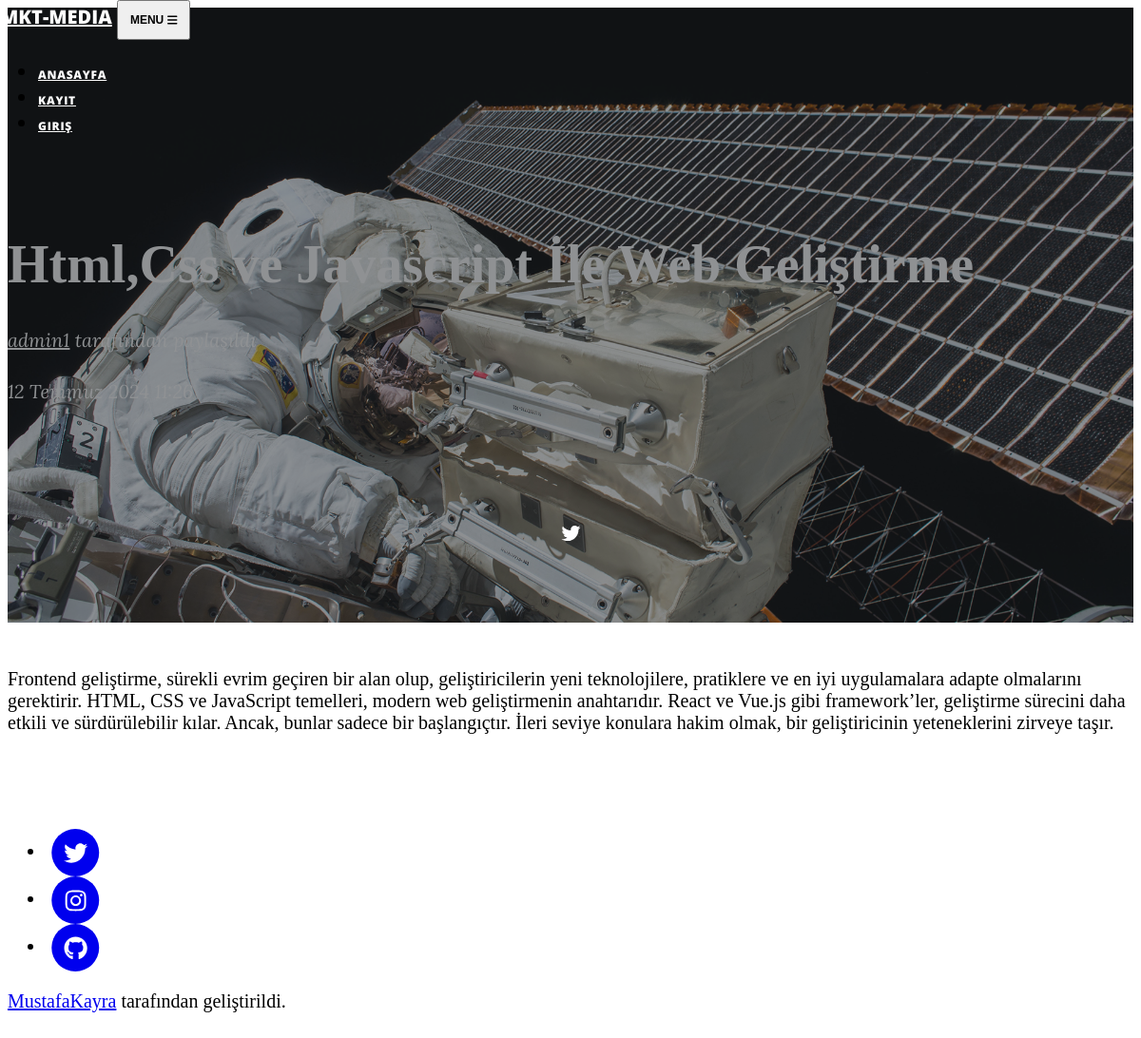
/Post/postdetail/deneme-post9, run on the app's committed database.
### post/models.py (models this page shows, shortened)
class Post(models.Model):
    author = models.CharField(max_length=30,null=False,blank=False)
    title = models.CharField(max_length=100,null=False,blank=False)
    content = models.TextField(null=False,blank=False)
    email = models.CharField(max_length=50)
    date = models.DateTimeField(auto_now_add=True)
    slug = models.SlugField(null=False,blank=True,unique=True,db_index=True)

### post/views.py (the view)
# urls.py: path('postdetail/<slug:slug>',views.postdetail,name="postdetail"),
def postdetail(request,slug):
    post = Post.objects.get(slug=slug)
    context = {
        "post":post
    }
    return render(request,"postdetail.html",context)

### templates/postdetail.html (shortened to what this page needs)
{% extends "base.html" %}
{% load static %}
{% block body %}
        <header class="masthead" style="background-image: url('{% static 'img/post-bg.jpg' %}')">
            <div class="container position-relative px-4 px-lg-5">
                <div class="row gx-4 gx-lg-5 justify-content-center">
                    <div class="col-md-10 col-lg-8 col-xl-7">
                        <div class="post-heading">
                            <h1>{{ post.title }}</h1>
                            <span class="meta">
                                <a href="">{{ post.author }}</a> tarafından paylaşıldı
                                <p>{{ post.date }}</p>
                            </span>
                        </div>
                    </div>
                </div>
            </div>
        </header>
        <article class="mb-4">
            <div class="container px-4 px-lg-5">
                <div class="row gx-4 gx-lg-5 justify-content-center">
                    <div class="col-md-10 col-lg-8 col-xl-7">
                        <p>{{ post.content }}</p>
                    </div>
                </div>
            </div>
        </article>
{% endblock body %}

### static/styles.css (style rules this page uses)
body { font-size: 1.25rem; }
p { margin: 2rem 0; }
header.masthead { position: relative; margin-bottom: 3rem; padding-top: calc(8rem + 57px); padding-bottom: 8rem; background: no-repeat center center; background-color: #6c757d; background-size: cover; background-attachment: scroll; }
header.masthead:before { content: ""; position: absolute; top: 0; left: 0; right: 0; bottom: 0; background-color: #212529; opacity: 0.5; }
header.masthead .page-heading, header.masthead .post-heading, header.masthead .site-heading { color: #fff; }
header.masthead .post-heading h1, header.masthead .post-heading .h1 { font-size: 2.25rem; }
header.masthead .post-heading .meta, header.masthead .post-heading .subheading { line-height: 1.1; display: block; }
header.masthead .post-heading .meta { font-size: 1.25rem; font-weight: 300; font-style: italic; font-family: "Lora", -apple-system, BlinkMacSystemFont, "Segoe UI", Roboto, "Helvetica Neue", Arial, sans-serif, "Apple Color Emoji", "Segoe UI Emoji", "Segoe UI Symbol", "Noto Color Emoji"; }
header.masthead .post-heading .meta a { color: #fff; }
@media (min-width: 992px) { header.masthead { padding-top: 12.5rem; padding-bottom: 12.5rem; } }
@media (min-width: 992px) { header.masthead .post-heading h1, header.masthead .post-heading .h1 { font-size: 3.5rem; } }

### data on the page
Post: title "Html,Css ve Javascript İle Web Geliştirme", author "admin1", date "12 Temmuz 2024 11:26", content "Frontend geliştirme, sürekli evrim geçiren bir alan olup, geliştiricilerin yeni teknolojilere, pratiklere ve en iyi uygulamalara adapte olmalarını gerektirir. HTML, CSS ve JavaScript temelleri, modern web geliştirmenin anahtarıdır. React ve Vue.js gibi framework’ler, geliştirme sürecini daha etkili ve sürdürülebilir kılar. Ancak, bunlar sadece bir başlangıçtır. İleri seviye konulara hakim olmak, bir geliştiricinin yeteneklerini zirveye taşır."
